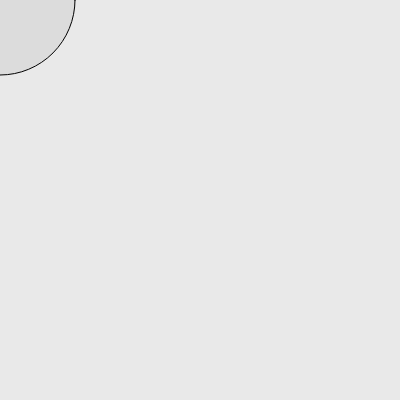
Frame 1 (no input)
Frame 60 (no input): identical to frame 1, image omitted
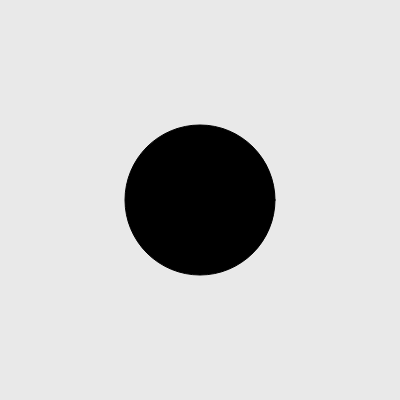
Frame 120 (the mouse pressed at the canvas centre since frame 60)

The p5.js sketch that drew these frames (run headless with seeded random() and noise() and a simulated clock; from frame 60 on, the mouse is pressed at the canvas centre):

// p5.js sketch
// ── sketch.js
function setup() {
  
  createCanvas(400, 400);

}

function draw() {
  background(233);

  // Ejercicio 1
  //circulo posiccion x y Y con su ancho
  
  //circle(200,200,100)


  //Ejercicio 2
  //mover el circulo con el mouse y al presionar cambiar de color

  if (mouseIsPressed === true){
    fill(0);
  } else{
    fill(220);
  }



  circle(mouseX,mouseY,150)
}
